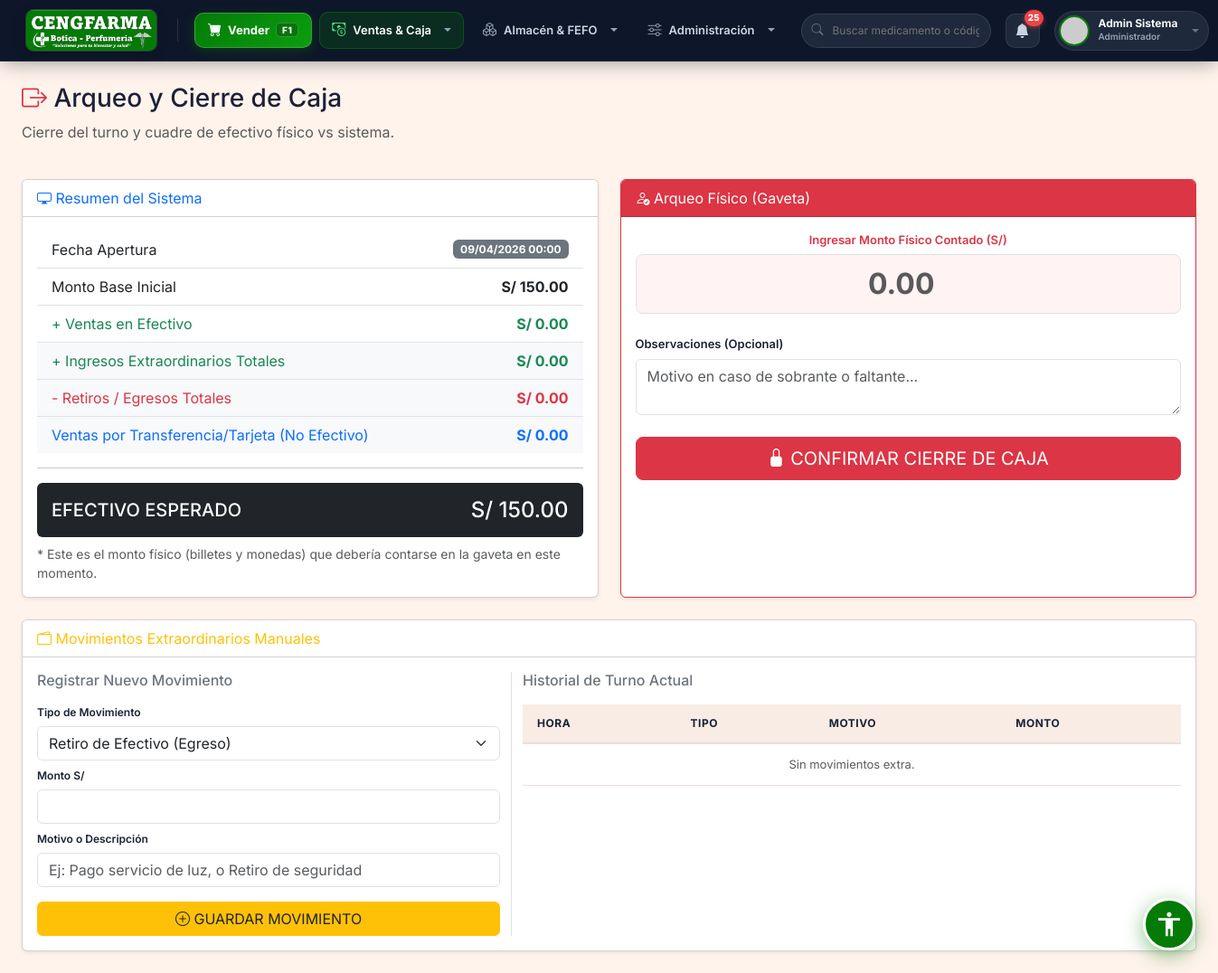
The app's page /public/caja/cierre (signed in) with its own data.
### tables this page shows
CREATE TABLE IF NOT EXISTS `configuracion` (
  `id` int NOT NULL AUTO_INCREMENT,
  `clave` varchar(50) NOT NULL,
  `valor` text,
  `descripcion` varchar(255) DEFAULT NULL,
  PRIMARY KEY (`id`),
  UNIQUE KEY `clave` (`clave`)
);

CREATE TABLE IF NOT EXISTS `cajas` (
  `id` int NOT NULL AUTO_INCREMENT,
  `usuario_id` int NOT NULL,
  `fecha_apertura` datetime NOT NULL,
  `fecha_cierre` datetime DEFAULT NULL,
  `monto_inicial` decimal(10,2) NOT NULL,
  `ingresos_efectivo` decimal(10,2) DEFAULT '0.00',
  `ingresos_transferencia` decimal(10,2) DEFAULT '0.00',
  `monto_final_esperado` decimal(10,2) DEFAULT NULL,
  `monto_final_real` decimal(10,2) DEFAULT NULL,
  `diferencia` decimal(10,2) DEFAULT NULL,
  `observacion` text,
  `estado` tinyint(1) DEFAULT '1',
  PRIMARY KEY (`id`),
  KEY `fk_caja_usuario` (`usuario_id`),
  CONSTRAINT `fk_caja_usuario` FOREIGN KEY (`usuario_id`) REFERENCES `usuarios` (`id`)
);

### app/views/layouts/main.php (the view, shortened to what the rows shown need)
<!DOCTYPE html>
<html lang="es">
<head>
    <link href="https://cdn.jsdelivr.net/npm/bootstrap@5.3.0/dist/css/bootstrap.min.css" rel="stylesheet">
    <link rel="stylesheet" href="https://cdn.jsdelivr.net/npm/bootstrap-icons@1.11.1/font/bootstrap-icons.css">
    <link rel="stylesheet" href="<?php echo BASE_URL; ?>css/style.css">
    <link rel="stylesheet" href="<?php echo BASE_URL; ?>css/accessibility.css">
</head>
<body class="ceng-body">
<?php
require_once '../app/models/Configuracion.php';
$_globalConfigModel = new Configuracion();
$_globalLogo = $_globalConfigModel->get('logo');
$configs     = $_globalConfigModel->getAll();
require_once '../app/models/Inventario.php';
$_globalInvModel = new Inventario();
$_lotesVencer = $_globalInvModel->getLotesProximosVencer(90);
$_stockBajo = $_globalInvModel->getProductosBajoStock(20);
$_totalNotifs = count($_lotesVencer) + count($_stockBajo);
$boticaName = $configs['nombre_botica']['valor'] ?? 'CENGFARMA';
$roles = [1 => 'Administrador', 2 => 'Farmacéutico', 3 => 'Cajero', 4 => 'Almacenero'];
$userRoleName = $roles[$_SESSION['rol_id'] ?? 1] ?? 'Usuario';
$effectiveLogo = !empty($_globalLogo) ? $_globalLogo : 'img/cengfarma_banner.png';
$logoSrc = (strpos($effectiveLogo, 'http') === 0) ? $effectiveLogo : BASE_URL . $effectiveLogo;
?>
<header id="cengfarma-topbar" class="ceng-topbar sticky-top">
    <div class="ceng-topbar-inner">
        <div class="ceng-topbar-left d-flex align-items-center gap-3">
            <div class="ceng-brand-area d-flex align-items-center gap-2">
                <?php
                $isDashboardActive = (strpos($_SERVER['REQUEST_URI'] ?? '', 'dashboard') !== false) || (trim($_SERVER['REQUEST_URI'] ?? '', '/') === 'public');
                ?>
                <a href="<?php echo BASE_URL; ?><?php echo ($_SESSION['rol_id'] == 1) ? 'dashboard/index' : 'venta/pos'; ?>"
                   class="ceng-brand-link <?php echo $isDashboardActive ? 'active-home' : ''; ?>"
                   title="Ir al Dashboard / Inicio">
                    <img src="<?php echo htmlspecialchars($logoSrc); ?>" alt="<?php echo htmlspecialchars($boticaName); ?>" class="ceng-brand-logo">
                </a>
            </div>
            <nav class="ceng-nav-menu d-none d-lg-flex align-items-center gap-2">
                <a href="<?php echo BASE_URL; ?>venta/pos" class="ceng-pos-btn" id="nav-pos" data-route="venta/pos" title="Ir a Punto de Venta (Atajo F1)">
                    <i class="bi bi-cart-fill"></i>
                    <span>Vender</span>
                    <span class="ceng-kbd-tag">F1</span>
                </a>
                <div class="dropdown ceng-dropdown">
                    <button class="ceng-nav-link dropdown-toggle" type="button" data-bs-toggle="dropdown" aria-expanded="false" data-route="caja,venta,cliente,puntos">
                        <i class="bi bi-cash-coin"></i>
                        <span>Ventas &amp; Caja</span>
                    </button>
                </div>
                <?php if(in_array($_SESSION['rol_id'], [1, 2, 4])): ?>
                <div class="dropdown ceng-dropdown">
                    <button class="ceng-nav-link dropdown-toggle" type="button" data-bs-toggle="dropdown" aria-expanded="false" data-route="producto,categoria,laboratorio,inventario,compra,proveedor">
                        <i class="bi bi-boxes"></i>
                        <span>Almacén &amp; FEFO</span>
                    </button>
                </div>
                <?php endif; ?>
                <div class="dropdown ceng-dropdown">
                    <button class="ceng-nav-link dropdown-toggle" type="button" data-bs-toggle="dropdown" aria-expanded="false" data-route="notificacion,reporte,usuario,configuracion,auditoria,sistema">
                        <i class="bi bi-sliders"></i>
                        <span>Administración</span>
                    </button>
                </div>
            </nav>
        </div>
        <div class="ceng-user-area d-flex align-items-center gap-2 gap-md-3">
            <form action="<?php echo BASE_URL; ?>producto/index" method="GET" class="ceng-quick-search d-none d-xl-flex">
                <i class="bi bi-search"></i>
                <input type="text" name="search" placeholder="Buscar medicamento o código..." value="<?php echo htmlspecialchars($_GET['search'] ?? '', ENT_QUOTES, 'UTF-8'); ?>">
            </form>
            <a href="<?php echo BASE_URL; ?>notificacion/index" class="ceng-alert-bell" title="Alertas Sanitarias">
                <i class="bi bi-bell-fill"></i>
                <?php if($_totalNotifs > 0): ?>
                <span class="ceng-bell-badge"><?php echo $_totalNotifs; ?></span>
                <?php endif; ?>
            </a>
            <div class="dropdown">
                <div class="ceng-user-card dropdown-toggle" data-bs-toggle="dropdown" aria-expanded="false" role="button" tabindex="0">
                    <img src="https://ui-avatars.com/api/?name=<?php echo urlencode($_SESSION['nombre'] ?? 'U'); ?>&background=047B07&color=fff&bold=true" alt="Avatar" class="ceng-avatar">
                    <div class="ceng-user-meta d-none d-sm-flex flex-column text-start">
                        <span class="ceng-user-fullname"><?php echo htmlspecialchars($_SESSION['nombre'] ?? 'Administrador', ENT_QUOTES, 'UTF-8'); ?></span>
                        <span class="ceng-user-role-badge"><?php echo $userRoleName; ?></span>
                    </div>
                </div>
            </div>
        </div>
    </div>
</header>
<div id="wrapper" class="ceng-wrapper">
    <main id="content-wrapper" class="ceng-main-viewport">
        <?php require_once '../app/views/' . $view . '.php'; ?>
    </main>
</div>
<?php require_once '../app/views/partials/accessibility_widget.php'; ?>
</body>
</html>

### app/views/cajas/cierre.php (shortened to what the rows shown need)
<div class="container-fluid px-4 pt-4">
    <div class="row align-items-center mb-4">
        <div class="col">
            <h2 class="h3 text-gray-800 mb-0"><i class="bi bi-box-arrow-right text-danger"></i> Arqueo y Cierre de Caja</h2>
            <p class="text-muted mt-2">Cierre del turno y cuadre de efectivo físico vs sistema.</p>
        </div>
    </div>
    <div class="row">
        <div class="col-lg-6 mb-4">
            <div class="card shadow-sm border-left-primary h-100">
                <div class="card-header bg-white font-weight-bold text-primary">
                    <i class="bi bi-display"></i> Resumen del Sistema
                </div>
                <div class="card-body">
                    <ul class="list-group list-group-flush">
                        <li class="list-group-item d-flex justify-content-between align-items-center">
                            Fecha Apertura
                            <span class="badge bg-secondary"><?php echo date('d/m/Y H:i', strtotime($data['caja']['fecha_apertura'])); ?></span>
                        </li>
                        <li class="list-group-item d-flex justify-content-between align-items-center">
                            Monto Base Inicial
                            <strong>S/ <?php echo number_format($data['caja']['monto_inicial'], 2); ?></strong>
                        </li>
                        <li class="list-group-item d-flex justify-content-between align-items-center text-success">
                            + Ventas en Efectivo
                            <strong>S/ <?php echo number_format($data['resumen']['ingresos_efectivo'], 2); ?></strong>
                        </li>
                        <li class="list-group-item d-flex justify-content-between align-items-center text-success bg-light">
                            + Ingresos Extraordinarios Totales
                            <strong>S/ <?php echo number_format($data['resumen']['ingresos_extras'], 2); ?></strong>
                        </li>
                        <li class="list-group-item d-flex justify-content-between align-items-center text-danger bg-light">
                            - Retiros / Egresos Totales
                            <strong>S/ <?php echo number_format($data['resumen']['egresos'], 2); ?></strong>
                        </li>
                        <li class="list-group-item d-flex justify-content-between align-items-center text-primary bg-light">
                            Ventas por Transferencia/Tarjeta (No Efectivo)
                            <strong>S/ <?php echo number_format($data['resumen']['ingresos_transferencia'], 2); ?></strong>
                        </li>
                    </ul>
                    <hr>
                    <div class="d-flex justify-content-between align-items-center bg-dark text-white p-3 rounded">
                        <h5 class="mb-0">EFECTIVO ESPERADO</h5>
                        <?php
                            $esperado = $data['caja']['monto_inicial'] + $data['resumen']['ingresos_efectivo'] + $data['resumen']['ingresos_extras'] - $data['resumen']['egresos'];
                        ?>
                        <h4 class="mb-0">S/ <?php echo number_format($esperado, 2); ?></h4>
                    </div>
                    <small class="d-block text-muted mt-2 mt-2">* Este es el monto físico (billetes y monedas) que debería contarse en la gaveta en este momento.</small>
                </div>
            </div>
        </div>
        <div class="col-lg-6 mb-4">
            <div class="card shadow-sm h-100 border-danger">
                <div class="card-header bg-danger text-white font-weight-bold">
                    <i class="bi bi-person-check"></i> Arqueo Físico (Gaveta)
                </div>
                <div class="card-body">
                    <form action="<?php echo BASE_URL; ?>caja/cierre" method="POST">
                        <div class="mb-4 text-center">
                            <label class="form-label font-weight-bold text-danger">Ingresar Monto Físico Contado (S/)</label>
                            <input type="number" step="0.01" name="monto_final_real" id="monto_final_real" class="form-control form-control-lg text-center" style="font-size: 2rem; font-weight: bold; background-color: #fff3f3;" placeholder="0.00" oninput="calcularDiferencia()" required>
                        </div>
                        <div class="mb-4">
                            <label class="form-label">Observaciones (Opcional)</label>
                            <textarea name="observacion" class="form-control" rows="2" placeholder="Motivo en caso de sobrante o faltante..."></textarea>
                        </div>
                        <button type="submit" class="btn btn-danger btn-lg w-100 font-weight-bold" onclick="return confirm('¿Está seguro de cerrar la caja con estos montos? No podrá modificarlos luego.')">
                            <i class="bi bi-lock-fill"></i> CONFIRMAR CIERRE DE CAJA
                        </button>
                    </form>
                </div>
            </div>
        </div>
    </div>
    <div class="row">
        <div class="col-lg-12 mb-4">
            <div class="card shadow-sm border-left-warning">
                <div class="card-header bg-white font-weight-bold text-warning" style="display:flex; justify-content:space-between; align-items:center;">
                    <span><i class="bi bi-wallet2"></i> Movimientos Extraordinarios Manuales</span>
                </div>
                <div class="card-body row">
                    <div class="col-md-5 border-end">
                        <form action="<?php echo BASE_URL; ?>caja/movimiento" method="POST">
                            <h6 class="mb-3 text-secondary">Registrar Nuevo Movimiento</h6>
                            <div class="mb-2">
                                <label class="form-label" style="font-size:12px;">Tipo de Movimiento</label>
                                <select class="form-select" name="tipo" required>
                                    <option value="EGRESO" class="text-danger">Retiro de Efectivo (Egreso)</option>
                                </select>
                            </div>
                            <div class="mb-2">
                                <label class="form-label" style="font-size:12px;">Monto S/</label>
                                <input type="number" step="0.01" min="0.1" name="monto" class="form-control" required>
                            </div>
                            <div class="mb-3">
                                <label class="form-label" style="font-size:12px;">Motivo o Descripción</label>
                                <input type="text" name="motivo" class="form-control" placeholder="Ej: Pago servicio de luz, o Retiro de seguridad" required>
                            </div>
                            <button type="submit" class="btn btn-warning w-100 text-dark font-weight-bold"><i class="bi bi-plus-circle"></i> GUARDAR MOVIMIENTO</button>
                        </form>
                    </div>
                    <div class="col-md-7">
                        <h6 class="mb-3 text-secondary">Historial de Turno Actual</h6>
                        <table class="table table-sm table-hover" style="font-size:13px;">
                            <thead>
                                <tr class="text-muted"><th>Hora</th><th>Tipo</th><th>Motivo</th><th>Monto</th></tr>
                            </thead>
                            <tbody>
                                <?php if(empty($data['movimientos'])): ?>
                                    <tr><td colspan="4" class="text-center text-muted">Sin movimientos extra.</td></tr>
                                <?php endif; ?>
                            </tbody>
                        </table>
                    </div>
                </div>
            </div>
        </div>
    </div>
</div>

### records on screen
configuracion: valor (picture)
cajas: fecha_apertura "09/04/2026 00:00", monto_inicial "150.00"

### other values on screen
$_totalNotifs "25"
$_SESSION['nombre'] "Admin Sistema"
$userRoleName "Administrador"
$data['resumen']['ingresos_efectivo'] "0.00"
$data['resumen']['ingresos_extras'] "0.00"
$data['resumen']['egresos'] "0.00"
$data['resumen']['ingresos_transferencia'] "0.00"
